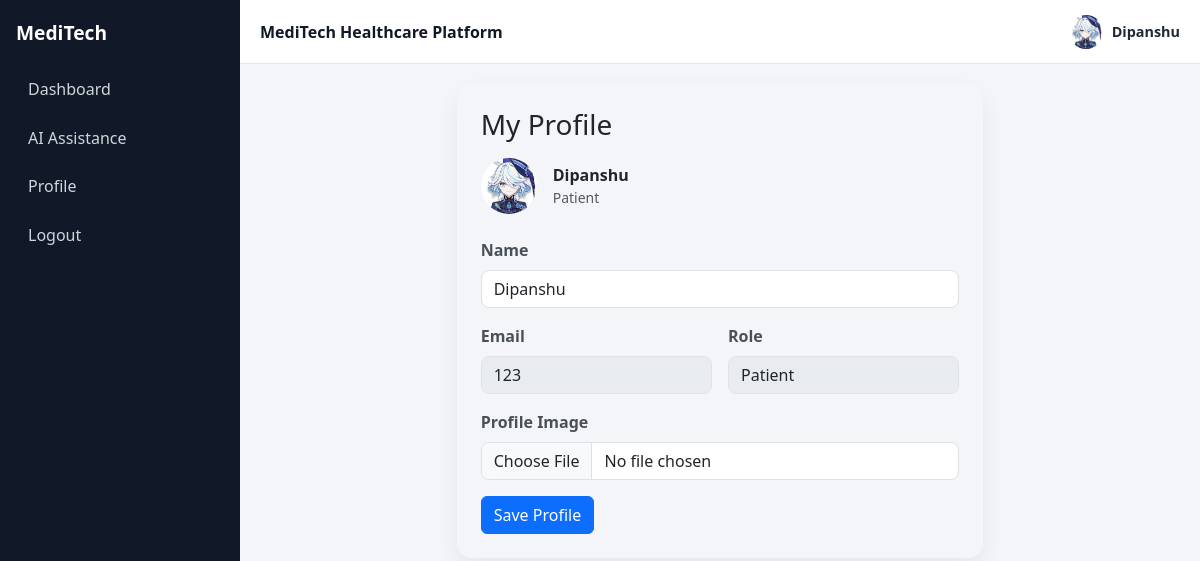
Screenshot of /profile (signed in) with the database file from the repository.
### models.py (models this page shows)
class User(UserMixin, db.Model):
    __tablename__ = "users"
    id = db.Column(db.Integer, primary_key=True)
    full_name = db.Column(db.String(120), nullable=False)
    email = db.Column(db.String(120), unique=True, nullable=False)
    password_hash = db.Column(db.String(255), nullable=False)
    profile_image = db.Column(db.String(255), nullable=True)
    role = db.Column(db.String(20), nullable=False)  # patient | doctor | admin
    doctor_status = db.Column(
        db.String(20),
        nullable=False,
        default="approved",
    )  # approved | pending | rejected
    created_at = db.Column(db.DateTime, nullable=False, default=datetime.utcnow)
    patient_appointments = db.relationship(
        "Appointment",
        foreign_keys="Appointment.patient_id",
        backref="patient",
        lazy=True,
    )
    doctor_appointments = db.relationship(
        "Appointment",
        foreign_keys="Appointment.doctor_id",
        backref="doctor",
        lazy=True,
    )

### routes/profile.py (the view, shortened to what this page needs)
@profile_bp.route("/profile", methods=["GET", "POST"])
@login_required
def profile():
    return render_template("profile.html")

### templates/profile.html (shortened to what this page needs)
{% extends "base.html" %}
{% block content %}
<div class="row justify-content-center">
    <div class="col-lg-7">
        <div class="saas-card p-4">
            <h3 class="mb-3">My Profile</h3>
            <div class="d-flex align-items-center gap-3 mb-4">
                {% if current_user.profile_image %}
                    <img src="{{ url_for('static', filename=current_user.profile_image) }}" alt="Profile image" class="avatar-image">
                {% else %}
                    <div class="avatar-circle">{{ current_user.full_name[:1]|upper }}</div>
                {% endif %}
                <div>
                    <div class="fw-semibold">{{ current_user.full_name }}</div>
                    <div class="text-muted small">{{ current_user.role|title }}</div>
                </div>
            </div>
            <form method="post" enctype="multipart/form-data" class="row g-3">
                <div class="col-12">
                    <label for="full_name" class="form-label">Name</label>
                    <input type="text" id="full_name" name="full_name" class="form-control" value="{{ current_user.full_name }}" required>
                </div>
                <div class="col-md-6">
                    <label class="form-label">Email</label>
                    <input type="email" class="form-control" value="{{ current_user.email }}" disabled>
                </div>
                <div class="col-md-6">
                    <label class="form-label">Role</label>
                    <input type="text" class="form-control" value="{{ current_user.role|title }}" disabled>
                </div>
                <div class="col-12">
                    <label for="profile_image" class="form-label">Profile Image</label>
                    <input type="file" id="profile_image" name="profile_image" class="form-control" accept="image/*">
                </div>
                <div class="col-12">
                    <button type="submit" class="btn btn-primary">Save Profile</button>
                </div>
            </form>
        </div>
    </div>
</div>
{% endblock %}

### templates/base.html (shortened to what this page needs)
<!doctype html>
<html lang="en">
<head>
    <link href="https://cdn.jsdelivr.net/npm/bootstrap@5.3.3/dist/css/bootstrap.min.css" rel="stylesheet">
    <link rel="stylesheet" href="{{ url_for('static', filename='css/style.css') }}">
</head>
<body>
{% if current_user.is_authenticated %}
    {% if current_user.role == 'doctor' %}
        {% set dashboard_url = url_for('doctor.dashboard') %}
    {% elif current_user.role == 'patient' %}
        {% set dashboard_url = url_for('patient.dashboard') %}
    {% elif current_user.role == 'admin' %}
        {% set dashboard_url = url_for('admin.dashboard') %}
    {% else %}
        {% set dashboard_url = url_for('dashboard') %}
    {% endif %}
    <div class="app-shell">
        <aside id="appSidebar" class="app-sidebar">
            <div class="sidebar-brand">MediTech</div>
            <nav class="sidebar-nav">
                <a class="sidebar-link" href="{{ dashboard_url }}">Dashboard</a>
                {% if current_user.role == 'patient' %}
                    <a class="sidebar-link" href="{{ url_for('patient.chatbot') }}">AI Assistance</a>
                {% endif %}
                <a class="sidebar-link" href="{{ url_for('profile.profile') }}">Profile</a>
                <a class="sidebar-link" href="{{ url_for('auth.logout') }}">Logout</a>
            </nav>
        </aside>
        <div class="app-content-wrap">
            <header class="app-topbar">
                <div class="d-flex align-items-center gap-2">
                    <div class="app-name">MediTech Healthcare Platform</div>
                </div>
                <a class="profile-chip" href="{{ url_for('profile.profile') }}">
                    {% if current_user.profile_image %}
                        <img src="{{ url_for('static', filename=current_user.profile_image) }}" alt="Profile" class="profile-chip-image">
                    {% else %}
                        <span class="profile-chip-fallback">{{ current_user.full_name[:1]|upper }}</span>
                    {% endif %}
                    <span class="profile-chip-name">{{ current_user.full_name }}</span>
                </a>
            </header>
            <main class="app-main">
{% endif %}
    {% block content %}{% endblock %}
</main>
{% if current_user.is_authenticated %}
        </div>
    </div>
{% endif %}
</body>
</html>

### static/css/style.css (style rules this page uses)
body { background-color: #f8f9fa; }
.app-shell { display: flex; min-height: 100vh; background: #f3f5f9; }
.app-sidebar { width: 240px; background: #111827; color: #fff; padding: 1.2rem 1rem; position: sticky; top: 0; height: 100vh; }
.sidebar-brand { font-weight: 700; font-size: 1.2rem; margin-bottom: 1.25rem; }
.sidebar-nav { display: flex; flex-direction: column; gap: 0.45rem; }
.sidebar-link { text-decoration: none; color: #d1d5db; border-radius: 0.6rem; padding: 0.55rem 0.75rem; transition: background-color 0.2s ease; }
.app-content-wrap { flex: 1; display: flex; flex-direction: column; min-width: 0; }
.app-topbar { height: 64px; background: #fff; border-bottom: 1px solid #e5e7eb; display: flex; align-items: center; justify-content: space-between; padding: 0 1.25rem; }
.app-name { font-weight: 700; color: #111827; }
.app-main { flex: 1; padding: 1.25rem; }
.profile-chip { display: inline-flex; align-items: center; gap: 0.55rem; text-decoration: none; color: #1f2937; }
.profile-chip-image, .profile-chip-fallback { width: 34px; height: 34px; border-radius: 50%; display: inline-flex; align-items: center; justify-content: center; object-fit: cover; }
.profile-chip-name { font-size: 0.9rem; font-weight: 600; }
.saas-card { border: 0; border-radius: 0.9rem; box-shadow: 0 10px 24px rgba(15, 23, 42, 0.06); }
.avatar-circle, .avatar-image { width: 56px; height: 56px; border-radius: 50%; object-fit: cover; }
.form-label { font-weight: 600; color: #495057; }
.form-control, .form-select { border-radius: 0.5rem; }

### rows the page displays
User: profile_image (picture), full_name "Dipanshu", role "Patient", email "123"
